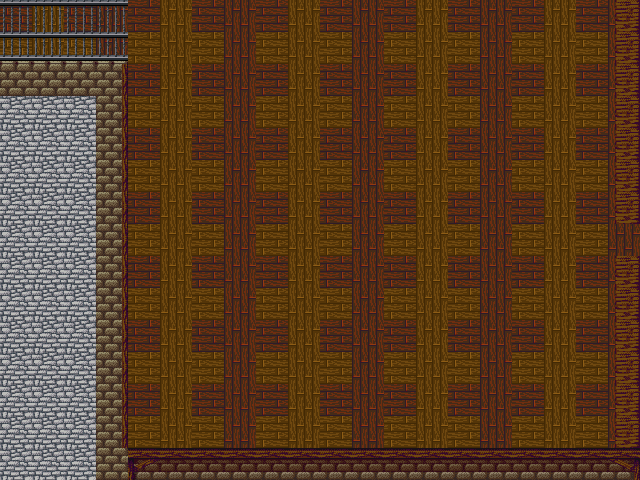

Tiled map render using the project's own tile images. Description and the map definition, with tile-layer contents summarised, below:
An orthogonal 20x15 tile map with 32x32 px tiles, 3 tile layers (base, base, top) and 5 objects.

<map version="1.0" orientation="orthogonal" width="20" height="15" tilewidth="32" tileheight="32">
 <tileset firstgid="1" name="tileset" tilewidth="32" tileheight="32">
  <image source="../tileset.png" />
 </tileset>
 <layer name="base" width="20" height="15">
  <data>[300 cells, 300 non-empty, 7 distinct tile ids]</data>
 </layer>
 <layer name="base" width="20" height="15">
  <data>[300 cells, 29 non-empty, 5 distinct tile ids]</data>
 </layer>
 <layer name="top" width="20" height="15">
  <data>[300 cells, 20 non-empty, 3 distinct tile ids]</data>
 </layer>
 <objectgroup name="collision" width="20" height="15">
  <object name="" x="0" y="64" width="128" height="32" />
  <object name="" x="96" y="96" width="32" height="384" />
  <object name="" x="128" y="448" width="512" height="32" />
  <object name="" x="608" y="0" width="32" height="224" />
  <object name="" x="608" y="256" width="32" height="192" />
 </objectgroup>
</map>
